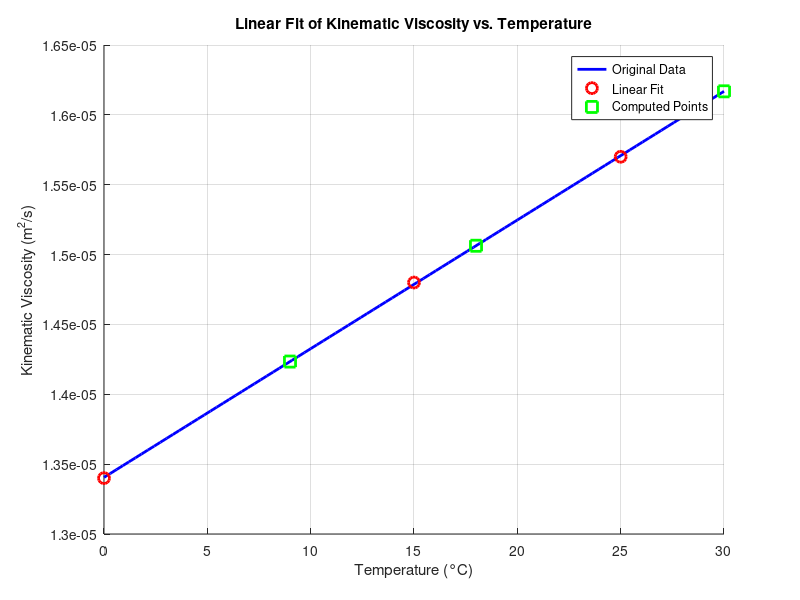
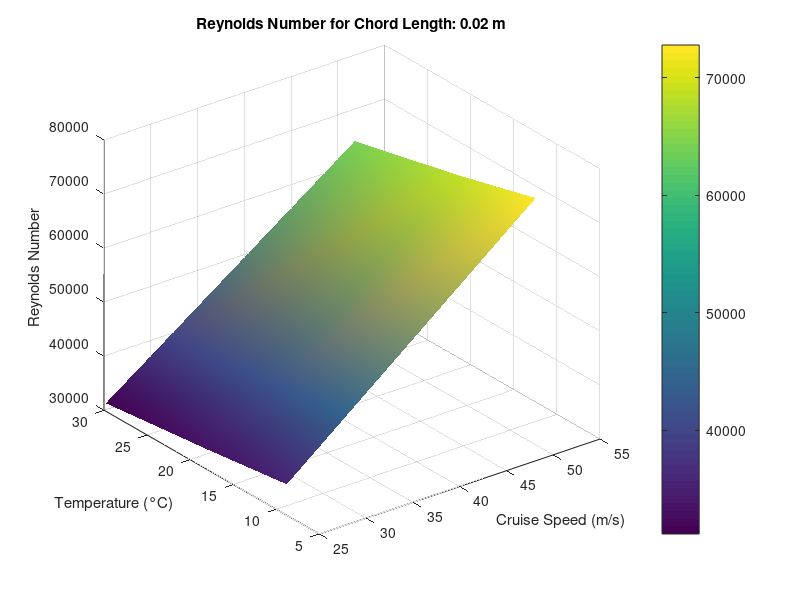
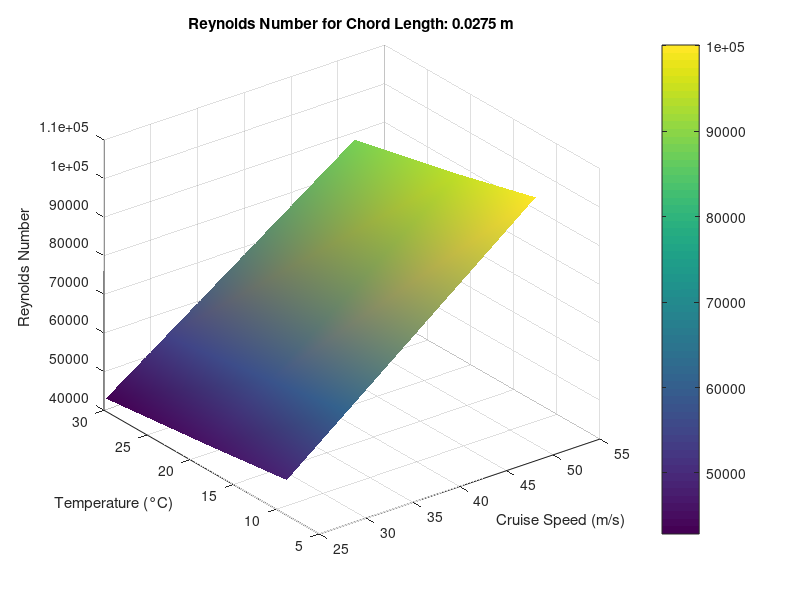
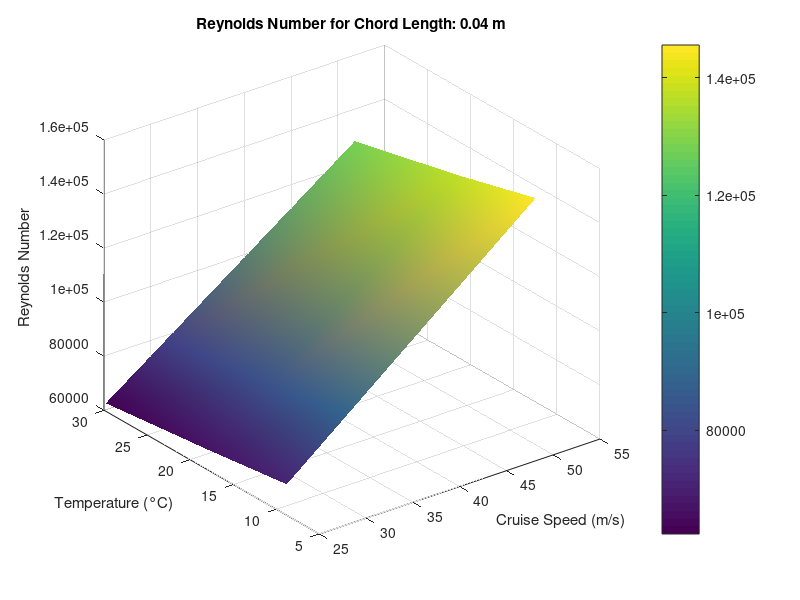

MATLAB code to generate these figures, in order:
% Reynolds Number
clc; clear; close all;
format compact;

% Kinematic Viscosity (m^2/s) at Temperature (°C)
T = [0, 15, 25]; % Temperature in Celsius
nu = [1.34E-05, 1.48E-05, 1.57E-05]; % Kinematic viscosity in m^2/s

coeffs = polyfit(T, nu, 1);

disp('Linear Fit Equation: nu(T) = ');
disp([num2str(coeffs(1), '%.5e') ' * T + ' num2str(coeffs(2), '%.5e')])

temps = [9, 18, 30] % min, avg, max, in °C
kin_visc_air = polyval(coeffs, temps) % min, avg, max, in (m^2/s)

T_fit = linspace(min([T,temps]), max([T,temps]), 100);
nu_fit = polyval(coeffs, T_fit); 

% Plot Data
figure;
hold on;
grid on;
plot(T_fit, nu_fit, 'b-', 'LineWidth', 2); % Fitted line (blue)
plot(T, nu, 'ro', 'MarkerSize', 8, 'LineWidth', 2); % Original data points (red circles)
plot(temps, kin_visc_air, 'gs', 'MarkerSize', 8, 'LineWidth', 2); % Additional points (green squares)

% Labels and Title
xlabel('Temperature (°C)');
ylabel('Kinematic Viscosity (m^2/s)');
title('Linear Fit of Kinematic Viscosity vs. Temperature');

% Legend
legend('Original Data', 'Linear Fit', 'Computed Points');

cruise_speed_names = ['eBee X Cruise', 'Switchblade Cruise', ...
    'Switchblade Dash'];
cruise_speeds = [25.2, 31.64, 51.8] % m/s

avg_chord_length_names = ['Initial Guess', 'Flying Wing', 'Giga Drone'];
avg_chord_lengths = [0.02, 0.0275, 0.04] % m

Re_values = zeros(length(cruise_speeds), length(avg_chord_lengths), length(kin_visc_air));

% Calculate reynolds numbers for each cruise speed,
% chord length, and kin visc of air.
for i = 1:length(cruise_speeds)
    for j = 1:length(avg_chord_lengths)
        for k = 1:length(kin_visc_air)
            Re_values(i, j, k) = (cruise_speeds(i) * avg_chord_lengths(j)) / kin_visc_air(k);
            % fprintf('Cruise Speed: %.2f\nChord Length: %.2f\nKin Visc Air: %.2f\nReynolds Number: %.2f\n\n', cruise_speeds(i), avg_chord_lengths(j), kin_visc_air(k), Re_values(i,j,k))
        end
    end
end

% Plot Reynolds 3D maps keeping chord length constant
for j = 1:length(avg_chord_lengths)
    figure;

    % Generate meshgrid for cruise speed and temperature
    [SpeedGrid, TempGrid] = meshgrid(cruise_speeds, temps);
    
    % Extract correct slice of Reynolds number matrix
    Re_surface = squeeze(Re_values(:, j, :))';  % Transpose to align correctly

    % Surface plot
    surf(SpeedGrid, TempGrid, Re_surface);
    
    xlabel('Cruise Speed (m/s)');
    ylabel('Temperature (°C)');
    zlabel('Reynolds Number');
    title(['Reynolds Number for Chord Length: ' num2str(avg_chord_lengths(j)) ' m']);
    
    % Visualization improvements
    shading interp;
    colorbar;
    grid on;
end
%% Forces
clc; clear; close all;
format compact;

% LIFT CALCULATIONS
% Air Density (kg/m^3) at Temperature (°C)
T = [0, 15, 25, 30]; % Temperature in Celsius
rho_data = [1.292, 1.225, 1.184, 1.164]; % Density in [kg/m^3]

% Perform Linear Fit
coeffs = polyfit(T, rho_data, 1);

% Display Linear Fit Equation
% disp('Linear Fit Equation: rho(T) = ');
% disp([num2str(coeffs(1), '%.5e') ' * T + ' num2str(coeffs(2), '%.5e')]);

% Compute Density for Given Temperatures
temps = [9, 18];
rho_data_2 = polyval(coeffs, temps);

% Generate Data for the Fit Line
T_fit = linspace(min(T), max(T), 100);
rho_fit = polyval(coeffs, T_fit);

% % Plot Data
% figure;
% hold on;
% grid on;
% plot(T_fit, rho_fit, 'b-', 'LineWidth', 2); % Fitted line (blue)
% plot(T, rho_data, 'ro', 'MarkerSize', 8, 'LineWidth', 2); % Original data points (red circles)
% plot(temps, rho_data_2, 'gs', 'MarkerSize', 8, 'LineWidth', 2); % Additional points (green squares)
% 
% % Labels and Title
% xlabel('Temperature (°C)');
% ylabel('Air Density (kg/m^3)');
% title('Linear Fit of Air Density vs. Temperature');
% 
% % Legend (Reordered for clarity)
% legend('Linear Fit', 'Original Data', 'Computed Points', 'Location', 'SouthWest');

% Airfoil: http://airfoiltools.com/airfoil/details?airfoil=df102-il
Cl = 0.25; % [dimensionless], measured at alpha = 0.005
V = 25.2; % [m/s], chosen from Reynolds 3D maps

% Density of Air at 18°C
T = 18;
rho = polyval(coeffs, T) % [kg/m3]

% Average Wing Chord Length
c = 0.4; % [m]
% Wing span
b = 1.3; % [m]
% Wing area
A = c*b % [m^2]

% Lift
L = 1/2*rho*V^2*A*Cl % N

% Weight of drone
max_weight = 1.5; % [kg]

m_grenade = 0.4; % [kg]
m_motor = 0.175; % [kg]
m_servo = 0.018; % [kg]
m_battery = 0.152; % [kg]

m_comp = m_grenade + m_motor + 3*m_servo + m_battery
m_body = max_weight - m_comp
m = m_comp + m_body

g = 9.82; % m/s^2 aka N

W = m*g

% Lift-to-weight ratio
LWR = L/W

% Is the lift enough to counteract weight of drone?
if (L>W)
    disp('Yes, we have enough lift!')
else
    disp('No, we do not have enough lift!')
end
fprintf('L: %.2f N\n', L);
fprintf('W: %.2f N\n', W);
fprintf('L/W Ratio: %.2f\n', LWR)

% DRAG CALCULATIONS

Cd = 0.01; % Extracted from Cl/Cd graph.
% Drag
D = 1/2*rho*V^2*A*Cd % N

% THRUST CALCULATIONS
m = 2.3; % Max "thrust" of motor
% Static thrust
T_static = m * g % N, when static. Theoretical number, will be smaller when in flight.

% Thrust-to-drag ratio
TDR = T/D

% Is the thrust enough to counteract drag of drone?
if (T>D)
    disp('Yes, we have enough thrust!')
else
    disp('No, we do not have enough thrust!')
end
fprintf('T_static: %.2f N\n', T_static);
fprintf('D: %.2f N\n', D);
fprintf('T/D Ratio: %.2f\n', TDR)